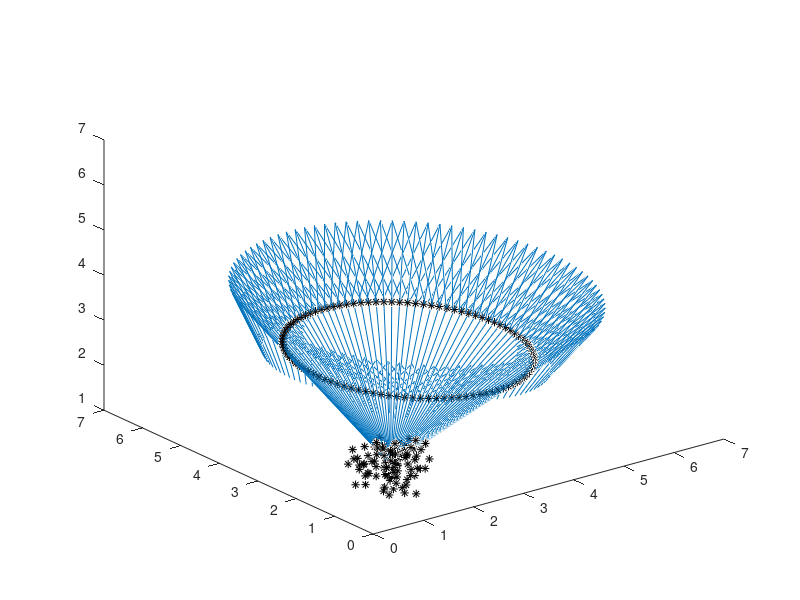

MATLAB code to generate this figure: (Note: this script raises an error after producing the figure.)
n_ = 100;
    
r_x = rand(1,n_)+1;
r_y = rand(1,n_)+1;
r_z = rand(1,n_)+1;
t = linspace(0,2*pi,100);

close all


tool_length = 0.5;
c           = [1.5 1.5 1.5]';
v           = [2,2,2]';
vec_cv      = v - c;

n           = null(vec_cv'./norm(vec_cv));
cone_vec    = 2*n(:,1)*cos(t)+2*n(:,2)*sin(t) + 2*c;

figure(1)
plot3(r_x,r_y,r_z,'k*')
hold on
plot3(cone_vec(1,:), cone_vec(2,:), cone_vec(3,:),'k*')
hold on
quiver3(ones(1,n_)*1.5, ones(1,n_)*1.5, ones(1,n_)*1.5, cone_vec(1,:)-1.5, cone_vec(2,:)-1.5, cone_vec(3,:)-1.5,1.5)
hold on

xyz_data = [];
for j = 1:n_
    v_n = null([v(1)-r_x(j) v(2)-r_y(j) v(3)-r_z(j)]);
    v_n(:,1) = v_n(:,1)./norm(v_n(:,1));
    v_n(:,2) = v_n(:,2)./norm(v_n(:,2));
    xyz = generate_local_cloud(v_n, 200,4);
    
    v = [v(1)-r_x(j) v(2)-r_y(j) v(3)-r_z(j)];
    v = v./norm(v);
    %     [cross([0 0 1],v) acos(dot([0 0 1],v))]
    R = axang2rotm([cross([0 0 1],v) real(acos(dot([0 0 1],v)))]);
    xyz_R = R * xyz;
    
    xyz_data = [xyz_data xyz_R];
    plot3(r_x(j)+xyz_R(1,:),r_y(j)+xyz_R(2,:),r_z(j)+xyz_R(3,:),'r.')

    hold on
end
k = boundary(xyz_data(1,:)', xyz_data(2,:)', xyz_data(3,:)');
plot3(xyz_data(1,k), xyz_data(2,k), xyz_data(3,k));

axis([-5 5 -5 5 -5 5])
% axis equal

% end
% axis([-5 5 -5 5 -5 5])
% figure(2)


for i=1:n
    R(:,:,i) = axang2rotm([cross(c,b) acos(dot(a,b))]);
end

function xy = generate_local_cloud(vec, n,rd)
    for i = 1:n
        tr = 4*pi*(rand(1)-0.5);
        r  = rd*rand(1);
%         xy(:,i) = r*vec(:,1)*cos(tr) - r*vec(:,2)*sin(tr);
        xy(:,i) = r*[1;0;0]*cos(tr) + r*[0;1;0]*sin(tr);
        xy(3,i) = -sqrt(rd.^2-sum(xy(1:2,i).^2));
    end

end